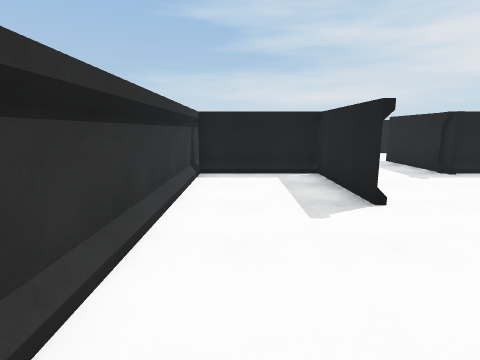
[1] (above)

19 first-person views from a walk through a scene from a Unity 3-D project. The camera is 1.4 m above the floor, tilts 10° down and sees 80° across. The floor is counted in squares, 1 m on a side. Each view is taken from the middle of a square. On the plan, view 1 faces up. The plan holds only what a view shows up to about 14 squares ahead; the rest is blank. The place goes on beyond the plan. Surface patterns are stand-ins for the level's own textures.

[2]
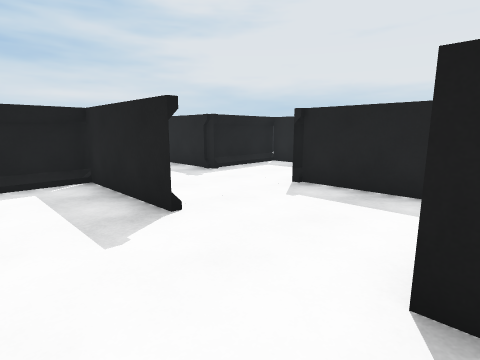

[3]
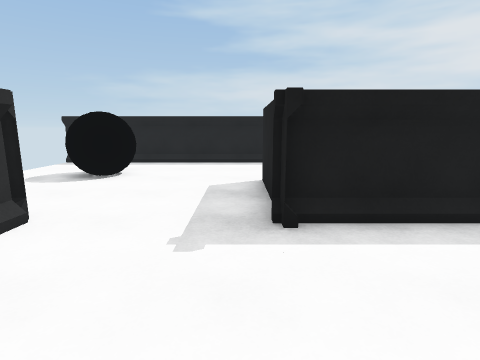

[4]
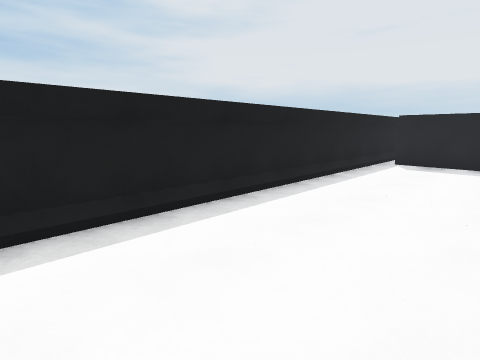

[5]
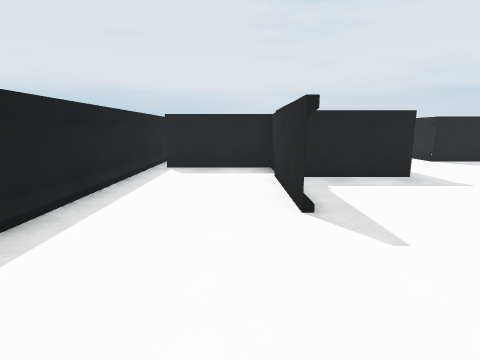

[6]
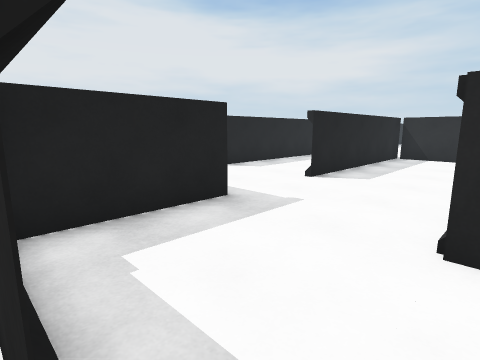

[7]
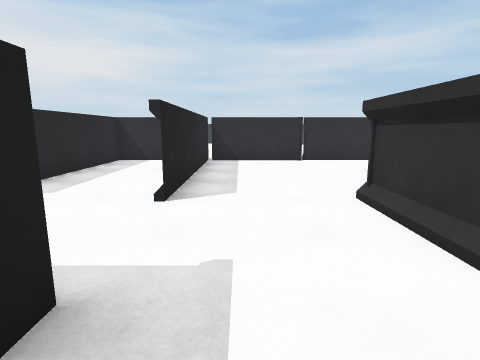

[8]
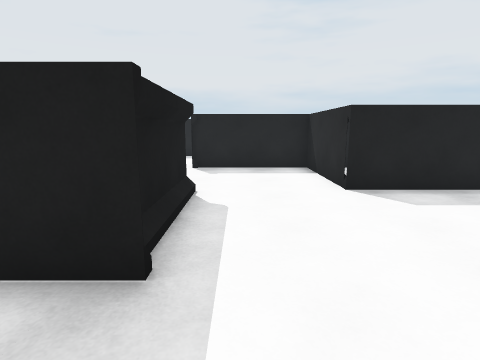

[9]
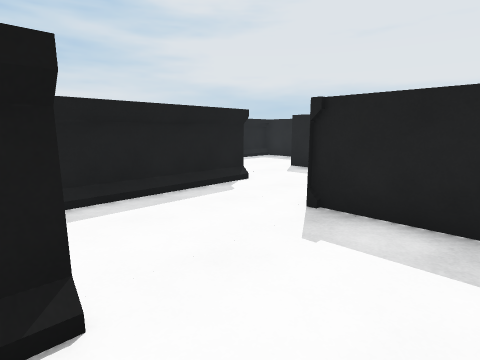

[10]
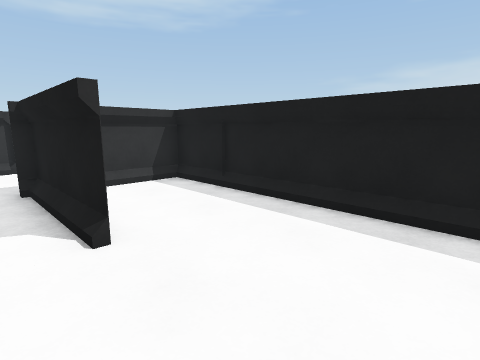

[11]
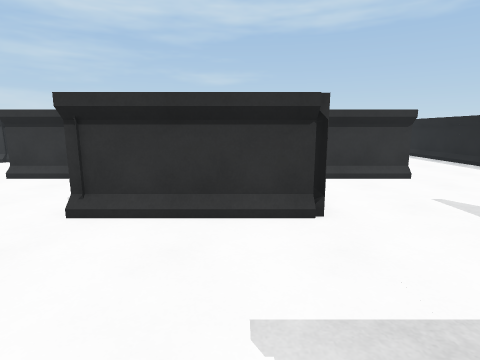

[12]
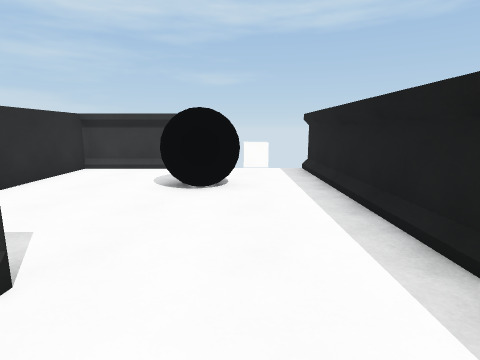

[13]
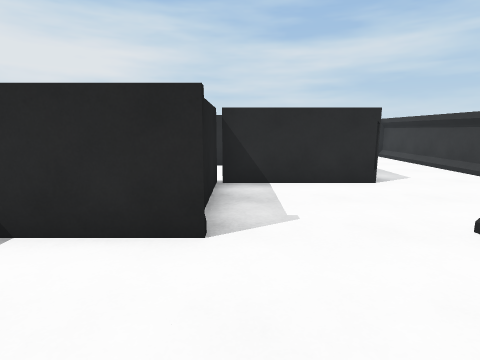

[14]
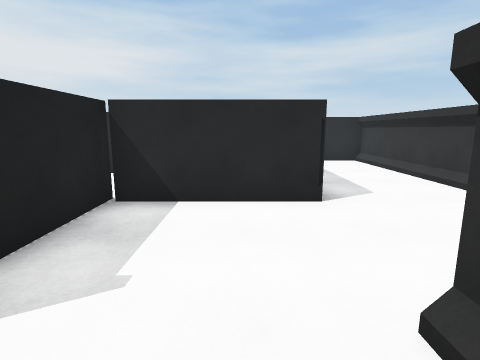

[15]
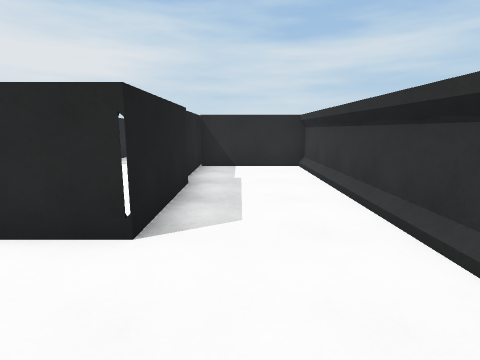

[16]
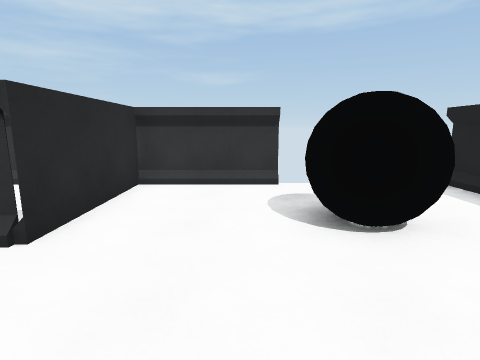

[17]
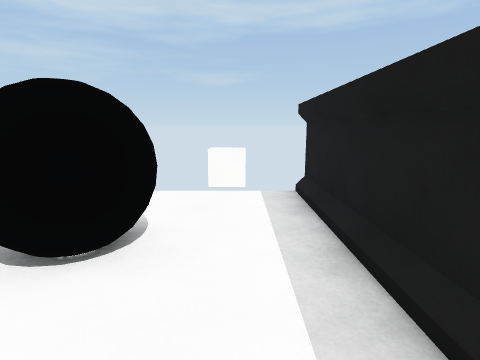

[18]
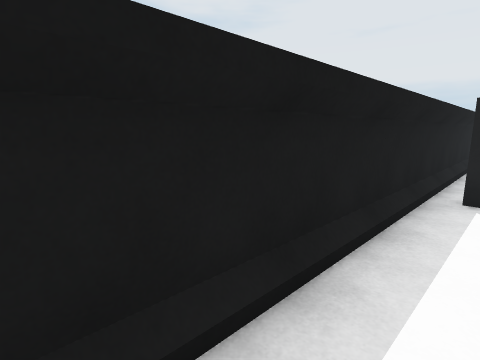

[19]
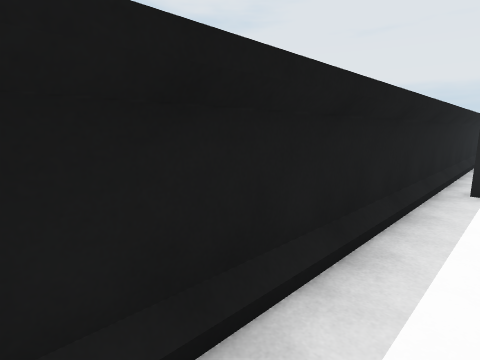

### Floor plan
Points are (right, up) in squares from view 1. A wall is a line through its corners. A room is listed if a view was taken in it or the views show most of it. See-through windows are left out.
Room 1 (views 1, 2, 3, 4, 5, 6, 7, 8, 9, 10, 11, 12, 13, 14, 15, 16, 17, 18, 19)
walls: (10.4, 8.1) (10.4, 9.4) (10.4, 5.1); (10.4, 9.4) (6.5, 9.4); (6.6, 8.9) (6.6, 13) (6.6, 10.5); (7, 5.4) (6.4, 5.4) (10.5, 5.4); (10.6, 12.9) (16.6, 12.9) (16.6, 16.8); (6.6, 3) (6.6, 1.2); (2.5, 5.1) (2.5, 9.4) (-1.4, 9.4) (2.7, 9.4); (6.6, 1.1) (6.6, 5.3); (18.6, 9.4) (14.5, 9.4); (6.6, -2.2) (14.4, -2.2); (-1.5, 13.1) (-1.5, -6.1) (2.5, -6.1); (14.5, -2.5) (14.5, 5.5); (2.4, -2.5) (2.4, 1.5) (6.5, 1.5); (17, 17.5) (-1.5, 17.5); (16.5, -2.2) (18.6, -2.2) (18.6, 5.4) (22.6, 5.4); (22.6, 3.9) (22.6, 9.9); (23.5, 12.8) (14.5, 12.8) (14.5, 8.9) (14.5, 12.6); (2.5, -6.7) (2.5, -3.5)
ways out: opening at (7, -0.5)
objects: black ball (1, 13) to (3, 15)

Where each view was taken, in squares from view 1:
view 1: 0 up, 0 right, facing up
view 2: 1 up, 0 right, facing up-right
view 3: 5 up, 6 right, facing up
view 4: 13 up, 4 right, facing up-right
view 5: 14 up, 6 right, facing right
view 6: 13 up, 10 right, facing down-right
view 7: 11 up, 13 right, facing down
view 8: 8 up, 12 right, facing right
view 9: 7 up, 18 right, facing up-right
view 10: 8 up, 22 right, facing up-left
view 11: 8 up, 15 right, facing left
view 12: 15 up, 9 right, facing left
view 13: 9 up, 6 right, facing down
view 14: 7 up, 4 right, facing down
view 15: 5 up, 1 right, facing down
view 16: 12 up, 6 right, facing left
view 17: 16 up, 5 right, facing left
view 18: 16 up, 10 right, facing up-right
view 19: 16 up, 9 right, facing up-right
